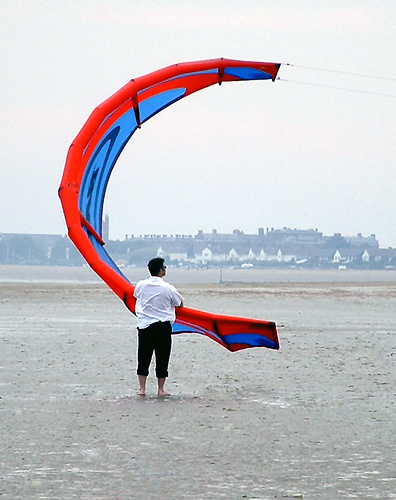
#> input picture test_images/000000005683.jpg, 396 x 500 px
$ python -i metrics.py   (imports and definitions only)
#> lines starting #> are read from the running program, lines starting #| are printed output that depends on the picture; after the words box and inside, x2 and y2 are one past the last pixel; in counts of white or black regions, pixels touching at a corner belong together

import numpy as np
import cv2

def calculate_color_variance(image):
  # Convert image to NumPy array if needed
  if not isinstance(image, np.ndarray):
    image = np.array(image)

  # Check if image is grayscale or color
  if len(image.shape) == 2:
    # Grayscale image, no color variance
    return 0.0
  else:
    # Color image, proceed with variance calculation
    # Calculate the variance for each color channel
    channel_variances = np.var(image, axis=0)
    # Combine variances across channels, assuming equal weight for each
    color_variance = np.mean(channel_variances)
    # Normalize variance to the range [0, 1]
    max_variance = np.max(channel_variances)  # Find maximum variance across channels
    if max_variance == 0:  # Handle case where all pixels are the same color
        return 0.0
    normalized_variance = color_variance / max_variance

    return normalized_variance


def calculate_coarseness(image):
    # Convert the image to grayscale
    gray = cv2.cvtColor(image, cv2.COLOR_BGR2GRAY)

    # Perform filtering (e.g., averaging) to obtain a coarser version of the image
    filtered = cv2.blur(gray, (5, 5))

    # Calculate the absolute difference between the original and filtered images
    diff = cv2.absdiff(gray, filtered)

    # Normalize the difference image to the range [0, 1]
    max_diff = np.max(diff)
    if max_diff == 0:  # Handle case where all pixels are the same
        return 0.0
    diff_norm = diff / max_diff

    # Compute the mean of the normalized difference image to represent coarseness
    coarseness = np.mean(diff_norm)

    return coarseness


def calculate_edge_density(image):
    # Assuming 'image' is a NumPy array (e.g., output from CartoonGAN)
    grayscale_image = cv2.cvtColor(image, cv2.COLOR_BGR2GRAY)
    edges = cv2.Canny(grayscale_image, 50, 150)  # Adjust parameters as needed
    edge_density = np.sum(edges) / np.sum(image)
    return edge_density


def calculate_saturation(image):
    # Assuming 'image' is a NumPy array (e.g., output from CartoonGAN)
    hsv_image = cv2.cvtColor(image, cv2.COLOR_BGR2HSV)
    saturation = np.mean(hsv_image[:, :, 1])
    return saturation / 255


def calculate_shape_complexity(image):
    # Convert the image to grayscale
    grayscale_image = cv2.cvtColor(image, cv2.COLOR_BGR2GRAY)
    # Binarize the grayscale image
    _, binary_image = cv2.threshold(grayscale_image, 128, 255, cv2.THRESH_BINARY)
    # Find contours
    contours, _ = cv2.findContours(binary_image, cv2.RETR_EXTERNAL, cv2.CHAIN_APPROX_SIMPLE)
    # Calculate total area of the image
    total_area = binary_image.shape[0] * binary_image.shape[1]
    # Calculate shape complexity as the sum of contour areas relative to the total area
    shape_complexity = sum(cv2.contourArea(contour) / total_area for contour in contours)

    return shape_complexity

def evaluate_result(image):
    return calculate_color_variance(image), calculate_saturation(image), calculate_coarseness(image), calculate_edge_density(image),calculate_shape_complexity(image)

>>> import cv2
>>> picture = cv2.imread('../test_images/000000005683.jpg')
#> picture is the input picture: shape (500, 396, 3); mean B, G, R 200.4, 196.1, 197.9
>>> result = evaluate_result(picture)
#> in calculate_color_variance, `channel_variances = np.var(image, axis=0)`: channel_variances = 396 rows, first 8: [961.1, 940.5, 1106.2], [905.2, 880.8, 1054.6], [902.5, 869.4, 1068.4], [883.2, 853.3, 1047.5], [873.5, 846.9, 1034.4], [877.4, 849.2, 1017.1], [879.3, 845.9, 1003.3], [878.3, 834.5, 984]
#> in calculate_color_variance, `color_variance = np.mean(channel_variances)`: color_variance = 2712.3
#> in calculate_color_variance, `max_variance = np.max(channel_variances)`: max_variance = 8166.8
#> in calculate_color_variance, `normalized_variance = color_variance / max_variance`: normalized_variance = 0.332
#> in calculate_saturation, `hsv_image = cv2.cvtColor(image, cv2.COLOR_BGR2HSV)`: hsv_image: shape (500, 396, 3); mean H, S, V 87.8, 30.1, 210.2
#> in calculate_saturation, `saturation = np.mean(hsv_image[:, :, 1])`: saturation = 30.11
#> in calculate_coarseness, `gray = cv2.cvtColor(image, cv2.COLOR_BGR2GRAY)`:
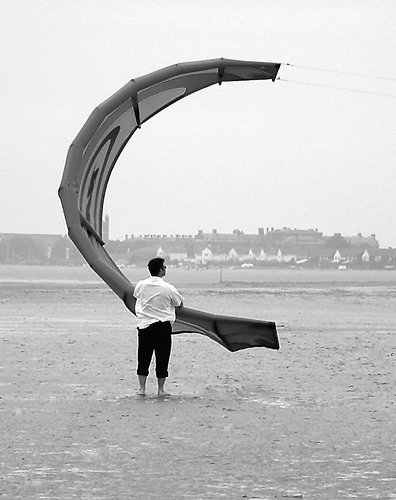
#> gray: shape (500, 396); min 0, max 255, mean 197.2
#> in calculate_coarseness, `filtered = cv2.blur(gray, (5, 5))`:
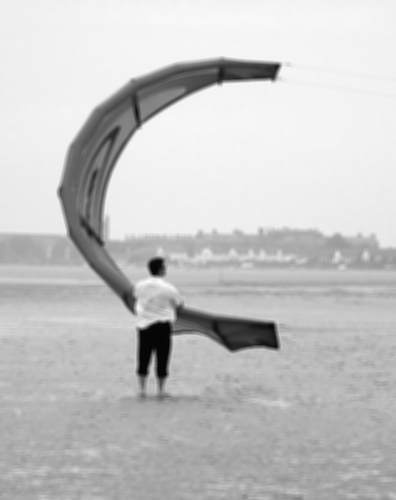
#> filtered: shape (500, 396); min 5, max 251, mean 197.2
#> in calculate_coarseness, `diff = cv2.absdiff(gray, filtered)`:
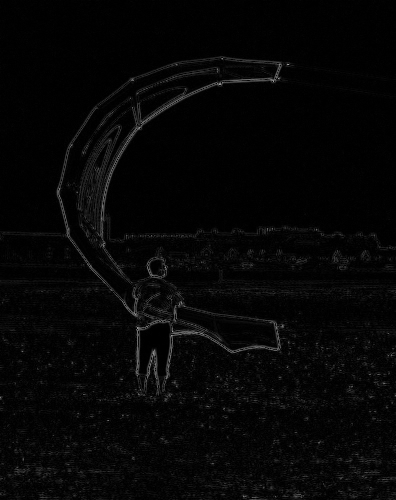
#> diff: shape (500, 396); min 0, max 161, mean 5.9
#> in calculate_coarseness, `max_diff = np.max(diff)`: max_diff = 161
#> in calculate_coarseness, `coarseness = np.mean(diff_norm)`: coarseness = 0.0366
#> in calculate_edge_density, `edges = cv2.Canny(grayscale_image, 50, 150)`:
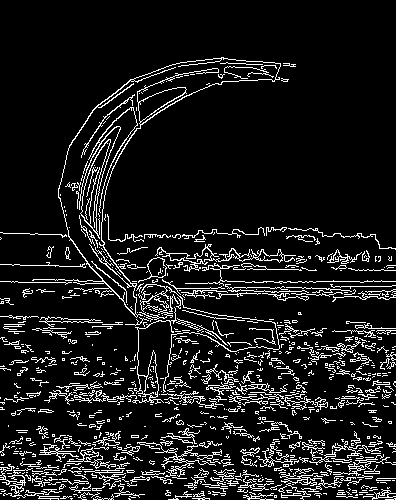
#> edges: shape (500, 396); 10.4% white in thin lines or dots, all inside (x1, y1, x2, y2) = (0, 57, 396, 500)
#> in calculate_edge_density, `edge_density = np.sum(edges) / np.sum(image)`: edge_density = 0.0446
#> in calculate_shape_complexity, `_, binary_image = cv2.threshold(grayscale_image, 128, 255, cv2.THRESH_..`:
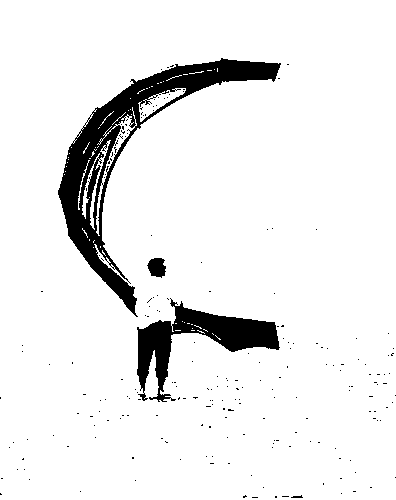
#> binary_image: shape (500, 396); 92.2% white; 211 black regions (207 under 20 px)
#> in calculate_shape_complexity, `contours, _ = cv2.findContours(binary_image, cv2.RETR_EXTERNAL, cv2.CH..`: contours = 1 contour; box (x1, y1, x2, y2) and area: (0, 0, 396, 500) 197098
#> in calculate_shape_complexity, `shape_complexity = sum(cv2.contourArea(contour) / total_area for conto..`: shape_complexity = 0.995
#> result = (0.332, 0.118, 0.0366, 0.0446, 0.995)
